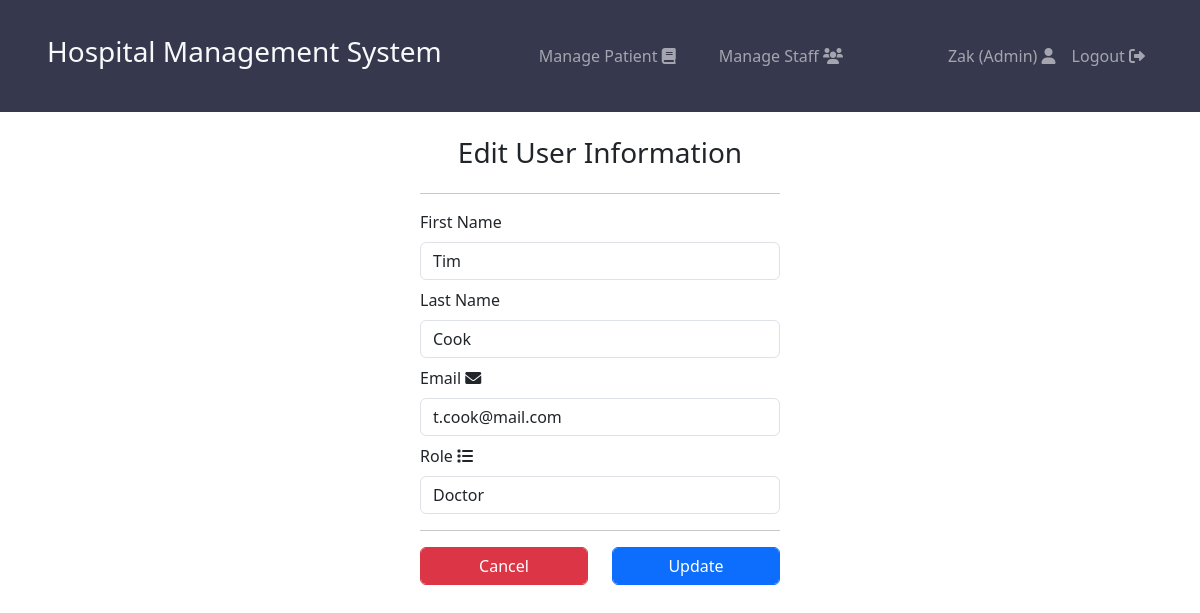
The page /updateStaff.php?staffID=1 (signed in) on the database its author committed.
### tables this page shows
CREATE TABLE "staff" (
	"staffID"	INTEGER NOT NULL,
	"firstName"	TEXT NOT NULL,
	"lastName"	TEXT NOT NULL,
	"email"	TEXT NOT NULL,
	"password"	TEXT NOT NULL,
	"role"	TEXT NOT NULL,
	PRIMARY KEY("staffID" AUTOINCREMENT)
);

### updateStaff.php (the view, shortened to what this page needs)
<?php
include "db_conn.php";
$staffID = $_GET["staffID"];
?>
<!DOCTYPE html>
<html lang="en">
<head>
    <link href="https://cdn.jsdelivr.net/npm/bootstrap@5.3.2/dist/css/bootstrap.min.css" rel="stylesheet">
    <link rel="stylesheet" href="https://cdnjs.cloudflare.com/ajax/libs/font-awesome/6.0.0-beta3/css/all.min.css">
</head>
    <body>
        <?php include_once 'navbars/adminNav.php'; ?>
        <div class="container">
    <div class="text-center mb-2 mt-4">
      <h3>Edit User Information</h3>
    </div>
    <?php
    $sql = "SELECT * FROM staff WHERE staffID = $staffID LIMIT 1";
    $result = $db->query($sql);
    $row = $result->fetchArray(SQLITE3_ASSOC);
    ?>
    <div class="container d-flex justify-content-center">
        <form method="post" style="width:30vw; min-width:150px;">
        <hr>
        <div class="mb-2 text-dark">
            <label for="firstName" class="form-label">First Name</label>
            <input type="text" class="form-control" name="firstName" value="<?php echo $row['firstName'] ?>">
        </div>
        <div class="mb-2 text-dark">
            <label for="lastName" class="form-label">Last Name</label>
            <input type="text" class="form-control" name="lastName" value="<?php echo $row['lastName'] ?>">
        </div>
        <div class="mb-2 text-dark">
            <label for="email" class="form-label">Email</label>
            <i class="fa-solid fa-envelope"></i>
            <input type="email" class="form-control" name="email" value="<?php echo $row['email'] ?>">
        </div>
        <div class="mb-2 text-dark">
            <label for="gender" class="form-label">Role</label>
            <i class="fa-solid fa-list"></i>
            <select class="form-control" id="role" name="role" required>
                <option value="Doctor" <?php echo ($row['role'] == 'Doctor') ? "selected" : ""; ?>>Doctor</option>
            </select>
        </div>
        <hr>
        <div class="row">
            <div class="col-md-6">
                <div>
                    <a class="btn btn-danger form-control" href="manageStaff.php" role="button">Cancel</a>
                </div>
            </div>
            <div class="col-md-6">
                <div>
                    <button type="submit" name="submit" class="btn btn-primary form-control">Update</button>
                </div>
            </div>
        </div>
    </form>
    </div>
  </div>
    </body>
</html>

### rows shown on the page
staff: firstName "Tim", lastName "Cook", email "t.cook@mail.com", role "Doctor"

### other values the page prints
$_SESSION['firstName'] "Zak"
